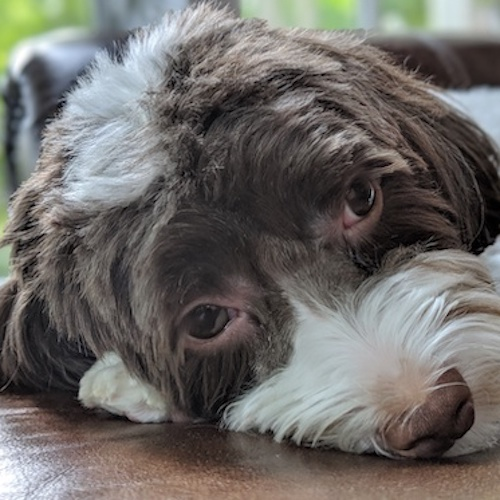
#> input picture MotivationalMemeGenerator/src/_data/photos/dog/xander_1.jpg, 500 x 500 px, found by its file name
$ jupyter execute --allow-errors inspect_dog_quotes.ipynb
#> lines starting #> are read from the running program, lines starting #| are printed output that depends on the picture
[cell 1]
from abc import ABC, abstractmethod
from typing import List
import pandas as pd
import docx
import os
import subprocess

from PIL import Image
from PIL import ImageFont
from PIL import ImageDraw
import random
import string
import textwrap

[cell 2]
"""
Simple QuoteModel implementation class to encapsulate the body and author
"""
class QuoteModel:
    """
    Implementation class to encapsulate a quote body and a quote author.
    The purpose of our quote generator contains a body and an author
    """

    def __init__(self, body: str, author: str):
        """Create a simple model using a quote author and a quote body."""
        self.author = str(author)
        self.body = str(body)

    def __str__(self):
        """Override method representing the QuoteModel class objects as a string"""
        return f"{self.body} \n Quote by {self.author}"

    def __repr__(self):
        """Override method used to represent a class's objects as a string"""
        return f"Quote Model Author: {self.author}, Quote Model body: {self.body}"

[cell 3]
class IngestorInterface(ABC):

    accepted_files = []

    @classmethod
    def can_ingest(cls, path: str) -> bool:

        flag = path.split('.')[-1] in cls.accepted_files
        return flag

    @classmethod
    @abstractmethod
    def parse(cls, path: str) -> List[QuoteModel]:
        pass

[cell 4]
class CSVInterface(IngestorInterface):
    """A class that handles the ingestion of csv files."""

    accepted_files = ["csv"]

    @classmethod
    def parse(cls, path: str) -> List[QuoteModel]:
        """Parse QuoteModel obj of csv files and return a list of them."""
        if not cls.can_ingest(path):
            raise ValueError(f'File {path} cannot be processed')


        df = pd.read_csv(path)
        quotes = [QuoteModel(df.loc[idx, 'body'], df.loc[idx, 'author']) for idx in range(len(df))]
        return quotes

[cell 5]
csv_quote = CSVInterface()
#> (the rest of this cell did not finish here and is left out)

[cell 6]
class TXTInterface(IngestorInterface):
    """A txt ingestion handler class """

    accepted_files = ["txt"]

    @classmethod
    def parse(cls, path: str) -> List[QuoteModel]:
        """
        Parses QuoteModel objects of txt files,
        returning a list of QuoteModels.
        """
        if not cls.can_ingest(path):
            raise ValueError(f'File {path} cannot be processed')

        with open(path, "r", encoding="utf-8-sig") as infile:
            filelines = infile.readlines()

        rows = [row.replace("\n", "").split("-") for row in filelines]
        quotes = [QuoteModel(quote[0].strip(), quote[1].strip()) for quote in rows]
        return quotes

[cell 7]
txt_quote = TXTInterface()
#> (the rest of this cell did not finish here and is left out)

[cell 8]
class DOCXInterface(IngestorInterface):
    """A txt ingestion handler class"""

    accepted_files = ["docx"]

    @classmethod
    def parse(cls, path: str) -> List[QuoteModel]:
        """
        Parses QuoteModel objects of docx files,
        returning a list of QuoteModels.
        """
#> called with path = '..\\_data\\DogQuotes\\DogQuotesDOCX.docx'
        if not cls.can_ingest(path):
            raise ValueError(f'File {path} cannot be processed')

        doc = docx.Document(path)

        rows = [row.text.split('-') for row in doc.paragraphs if row.text != ""]
        quotes = [QuoteModel(quote[0].strip(), quote[1].strip()) for quote in rows]


        return quotes

[cell 9]
docx_quote = DOCXInterface()
docx_quote.parse("..\\_data\\DogQuotes\\DogQuotesDOCX.docx")
#> (the call stopped at in parse, `doc = docx.Document(path)`: docx is not available in this run)

[cell 10]
class PDFInterface(IngestorInterface):
    """A pdf ingestion handler class"""

    accepted_files = ["pdf"]

    @classmethod
    def parse(cls, path: str) -> List[QuoteModel]:
        """
        Parses QuoteModel objects of pdf files,
        returning a list of QuoteModels.
        """
#> called with path = '..\\_data\\DogQuotes\\DogQuotesPDF.pdf'
        if not cls.can_ingest(path):
            raise ValueError(f'File {path} cannot be processed')
        # temporary file creation aiming to read and save pdftotext output
        temp_file = f".temporary_file_to_delete.txt"

        # calling pdftotext tool
        subprocess.run(["pdftotext", "-layout", path, temp_file])
#> (this line was passed over: subprocess is not available in this run)
        # iterate through temporary txt file
        with open(temp_file, "r") as infile:
            lines = infile.readlines()
            rows = [line.strip().split("-") for line in lines]
            quotes = [QuoteModel(quote[0], quote[-1]) for quote in rows if (len(quote[0])>0 | len(quote[-1])>0) ]

        os.remove(temp_file) # Remove the created txt file.
        return quotes

[cell 11]
pdf_quote = PDFInterface()
#> (the rest of this cell did not finish here and is left out)

[cell 12]
class Ingestor(IngestorInterface):
    """
    File manager encapsulation ingestors deciding which Interface ingestor is appropriate.
    It Returns a list of Quote Models as we have working it ouut in the different Interfaces
    for each file type ingestion .
    """

    ingestorInterfaces = [CSVInterface, DOCXInterface, TXTInterface, PDFInterface]

    @classmethod
    def parse(cls, path: str) -> List[QuoteModel]:
        """
        Iterate our differet ingestor Interfaces
        and run the approprate can_ingest method
        It returns the list of Quote Models
        """
#> called with path = '..\\_data\\DogQuotes\\DogQuotesCSV.csv'
        for ingestor in cls.ingestorInterfaces:
            if ingestor.can_ingest(path):
                return ingestor.parse(path)
#> (the call stopped at in parse, `doc = docx.Document(path)`: docx is not available in this run)

[cell 13]
Ingestor = Ingestor()

#> (a cell that did not finish here is left out)

#> (a cell that did not finish here is left out)

[cell 16]
Ingestor.parse("..\\_data\\DogQuotes\\DogQuotesDOCX.docx")

#> (a cell that did not finish here is left out)

[cell 18]
class ImageGenerator(object):

    def __init__(self, output_directory):
        self.output_directory = output_directory

    def create_meme(self, image, body, author, width=500) -> str:
#> called with image = '..\\_data\\photos\\dog\\xander_1.jpg', body = 'To live or not to live', author = 'William Shakespeare', width = 500
        try:
            img = Image.open(image)
#> img is the input picture: PIL image 500x500 RGB; mean R, G, B 108.3, 105.2, 101.9
            img_aspect_ratio = img.width/img.height
#> img_aspect_ratio = 1
            mm_width, mm_height = 500, int(500*img_aspect_ratio)
#> mm_width = 500; mm_height = 500
            resized_img = img.resize((mm_width, mm_height))

            quote = QuoteModel(body, author).__str__()
            quote_printout = textwrap.fill(quote, 50) if len(quote) > 50 else quote

            x = int(mm_width/16)
#> x = 31
            y = int(mm_height/16)
#> y = 31

            draw_meme = ImageDraw.Draw(resized_img)
            draw_meme.text((x, y), text=quote_printout, font=ImageFont.truetype("verdana.ttf", 15))

            output_path = os.path.join(self.output_directory,
                                       ''.join(random.choice(string.ascii_letters) for x in range(15)) + '.png')

            resized_img.save(output_path)
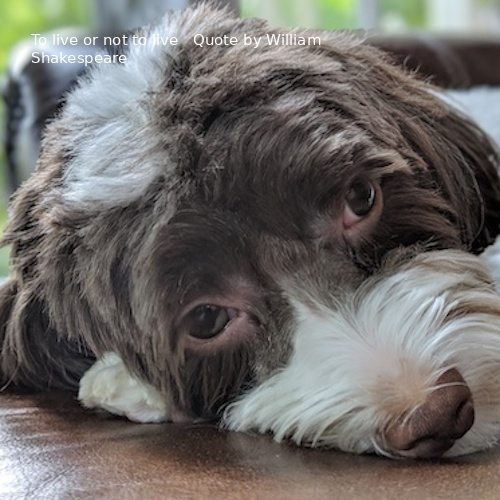
#> saved as yWAcqGFzYtEwLnG.png: PIL image 500x500 RGB; mean R, G, B 108.7, 105.6, 102.3
            return output_path

        except Exception as e:
            raise Exception(e)

[cell 19]
ImageGenerator = ImageGenerator("..\\_data\\meme_directory")

[cell 20]
ImageGenerator.create_meme("..\\_data\\photos\\dog\\xander_1.jpg", "To live or not to live", "William Shakespeare")

[cell 21]
ImageGenerator.create_meme("..\\_data\\photos\\dog\\xander_2.jpg", \
                         "Be yourself; everyone else is already taken", "Oscar Wilde")
#> call 2 of create_meme, with image = '..\\_data\\photos\\dog\\xander_2.jpg', author = 'Oscar Wilde', width = 500
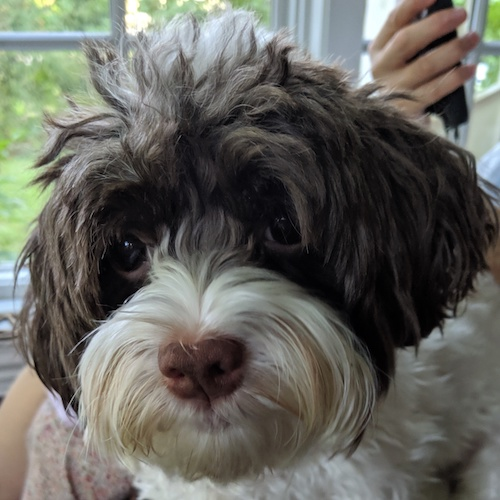
#> input picture MotivationalMemeGenerator/src/_data/photos/dog/xander_2.jpg, 500 x 500 px, found by its file name
#> in create_meme, img is the input picture: PIL image 500x500 RGB; mean R, G, B 100.3, 99.9, 93.2
#> in create_meme (call 2), `resized_img.save(output_path)`:
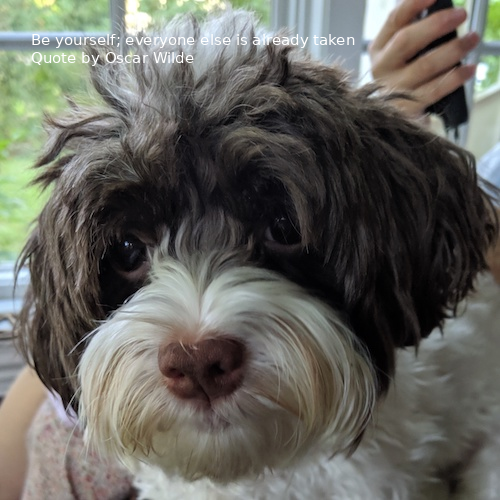
#> saved as isiWgNZqITZMjtg.png: PIL image 500x500 RGB; mean R, G, B 100.8, 100.4, 93.7

[cell 22]
ImageGenerator.create_meme("..\\_data\\photos\\dog\\xander_3.jpg",\
                         "I've learned that people will forget what you said,\
people will forget what you did, but people will never forget how you made them feel.", "Maya Angelou")
#> call 3 of create_meme, with image = '..\\_data\\photos\\dog\\xander_3.jpg', author = 'Maya Angelou', width = 500
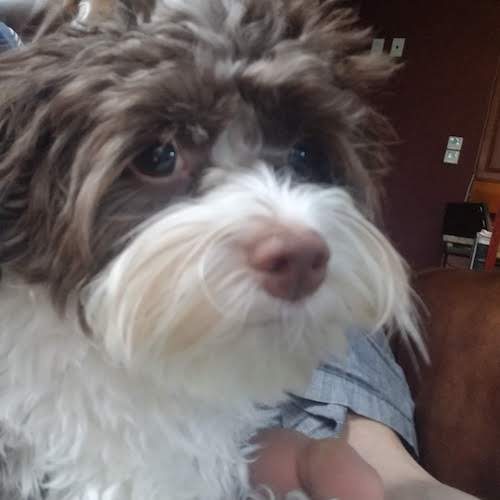
#> input picture MotivationalMemeGenerator/src/_data/photos/dog/xander_3.jpg, 500 x 500 px, found by its file name
#> in create_meme, img is the input picture: PIL image 500x500 RGB; mean R, G, B 112.3, 103.5, 102.9
#> in create_meme (call 3), `resized_img.save(output_path)`:
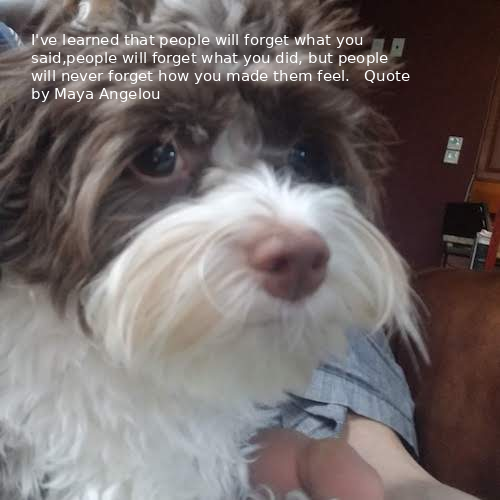
#> saved as UeRvEJgwBuNOnJE.png: PIL image 500x500 RGB; mean R, G, B 114.3, 105.7, 105.1

[cell 23]
ImageGenerator.create_meme("..\\_data\\photos\\dog\\xander_4.jpg", "Here's to the crazy ones.\
                        The misfits.\
                        The rebels.\
                        The troublemakers.\
                        The round pegs in the square holes.\
                        The ones who see things differently.\
                        They're not fond of rules. \
                        And they have no respect for the status quo.\
                        You can quote them, disagree with them, glorify or vilify them.\
                        About the only thing you can't do is ignore them.\
                        Because they change things. \
                        They push the human race forward. \
                        And while some may see them as the crazy ones, we see genius.\
                        Because the people who are crazy enough to think they can change the world,\
                        are the ones who do","Rob Siltanen")
#> call 4 of create_meme, with image = '..\\_data\\photos\\dog\\xander_4.jpg', author = 'Rob Siltanen', width = 500
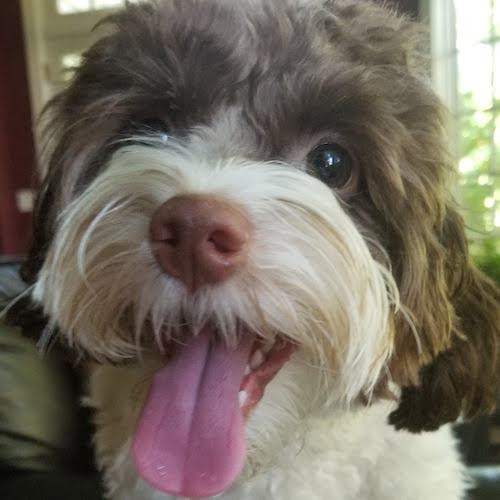
#> input picture MotivationalMemeGenerator/src/_data/photos/dog/xander_4.jpg, 500 x 500 px, found by its file name
#> in create_meme, img is the input picture: PIL image 500x500 RGB; mean R, G, B 118.6, 110.1, 98.5
#> in create_meme (call 4), `resized_img.save(output_path)`:
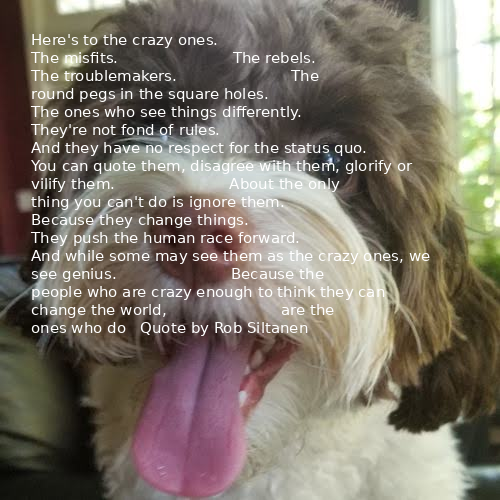
#> saved as CHqdZJafUzTYQOa.png: PIL image 500x500 RGB; mean R, G, B 125.2, 117, 105.8
